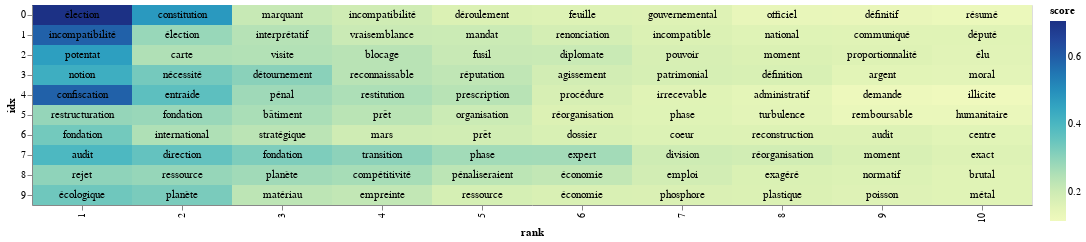

This figure's notebook cell:
### Code cell
# adding a little randomness to break ties in term ranking
top_tfidf_plusRand = top_10_tfidf.query('idx > -1 & idx < 10 & score > 0')
#top_tfidf_plusRand = top_10_tfidf.copy()
top_tfidf_plusRand['score'] = top_tfidf_plusRand['score'] + np.random.rand(top_tfidf_plusRand.shape[0])*0.0001

# base for all visualizations, with rank calculation
base = alt.Chart(top_tfidf_plusRand).encode(
    x = 'rank:O',
    y = 'idx:N'
).transform_window(
    rank = "rank()",
    sort = [alt.SortField("score", order="descending")],
    groupby = ["idx"],
)

# heatmap specification
heatmap = base.mark_rect().encode(
    color = 'score:Q'
)

# text labels, white for darker heatmap colors
text = base.mark_text(baseline='middle').encode(
    text = 'term:N',
    color = alt.condition(alt.datum.tfidf >= 0.23, alt.value('white'), alt.value('black'))
)

# display the three superimposed visualizations
(heatmap + text).properties(width = 1000)

### Figure 1 — Vega-Lite specification as saved in the notebook (floating-point values rounded to 4 significant figures)
{"config": {"view": {"continuousWidth": 300, "continuousHeight": 300}}, "layer": [{"mark": {"type": "rect"}, "encoding": {"color": {"field": "score", "type": "quantitative"}, "x": {"field": "rank", "type": "ordinal"}, "y": {"field": "idx", "type": "nominal"}}, "transform": [{"window": [{"op": "rank", "field": "", "as": "rank"}], "groupby": ["idx"], "sort": [{"field": "score", "order": "descending"}]}]}, {"mark": {"type": "text", "baseline": "middle"}, "encoding": {"color": {"condition": {"test": "(datum.tfidf >= 0.23)", "value": "white"}, "value": "black"}, "text": {"field": "term", "type": "nominal"}, "x": {"field": "rank", "type": "ordinal"}, "y": {"field": "idx", "type": "nominal"}}, "transform": [{"window": [{"op": "rank", "field": "", "as": "rank"}], "groupby": ["idx"], "sort": [{"field": "score", "order": "descending"}]}]}], "data": {"name": "data-a488fa54eb7f720ab1f288b395f816ea"}, "width": 1000, "$schema": "https://vega.github.io/schema/vega-lite/v5.8.0.json", "datasets": {"data-a488fa54eb7f720ab1f288b395f816ea": [{"idx": 0, "term": "élection", "score": 0.7064}, {"idx": 0, "term": "constitution", "score": 0.4786}, {"idx": 0, "term": "marquant", "score": 0.2119}, {"idx": 0, "term": "incompatibilité", "score": 0.1963}, {"idx": 0, "term": "déroulement", "score": 0.1728}, {"idx": 0, "term": "feuille", "score": 0.1654}, {"idx": 0, "term": "gouvernemental", "score": 0.1644}, {"idx": 0, "term": "officiel", "score": 0.1328}, {"idx": 0, "term": "définitif", "score": 0.1318}, {"idx": 0, "term": "résumé", "score": 0.1238}, {"idx": 1, "term": "incompatibilité", "score": 0.5929}, {"idx": 1, "term": "élection", "score": 0.2846}, {"idx": 1, "term": "interprétatif", "score": 0.2413}, {"idx": 1, "term": "vraisemblance", "score": 0.2051}, {"idx": 1, "term": "mandat", "score": 0.204}, {"idx": 1, "term": "renonciation", "score": 0.1856}, {"idx": 1, "term": "incompatible", "score": 0.1727}, {"idx": 1, "term": "national", "score": 0.1604}, {"idx": 1, "term": "communiqué", "score": 0.1588}, {"idx": 1, "term": "député", "score": 0.1585}, {"idx": 2, "term": "potentat", "score": 0.4663}, {"idx": 2, "term": "carte", "score": 0.2501}, {"idx": 2, "term": "visite", "score": 0.2464}, {"idx": 2, "term": "blocage", "score": 0.2374}, {"idx": 2, "term": "fusil", "score": 0.2097}, {"idx": 2, "term": "diplomate", "score": 0.2077}, {"idx": 2, "term": "pouvoir", "score": 0.1809}, {"idx": 2, "term": "moment", "score": 0.1713}, {"idx": 2, "term": "proportionnalité", "score": 0.1628}, {"idx": 2, "term": "élu", "score": 0.1542}, {"idx": 3, "term": "notion", "score": 0.4253}, {"idx": 3, "term": "nécessité", "score": 0.3339}, {"idx": 3, "term": "détournement", "score": 0.3048}, {"idx": 3, "term": "reconnaissable", "score": 0.2374}, {"idx": 3, "term": "réputation", "score": 0.226}, {"idx": 3, "term": "agissement", "score": 0.1902}, {"idx": 3, "term": "patrimonial", "score": 0.1826}, {"idx": 3, "term": "définition", "score": 0.1785}, {"idx": 3, "term": "argent", "score": 0.1527}, {"idx": 3, "term": "moral", "score": 0.1478}, {"idx": 4, "term": "confiscation", "score": 0.592}, {"idx": 4, "term": "entraide", "score": 0.3699}, {"idx": 4, "term": "pénal", "score": 0.2754}, {"idx": 4, "term": "restitution", "score": 0.2541}, {"idx": 4, "term": "prescription", "score": 0.2388}, {"idx": 4, "term": "procédure", "score": 0.18}, {"idx": 4, "term": "irrecevable", "score": 0.157}, {"idx": 4, "term": "administratif", "score": 0.1459}, {"idx": 4, "term": "demande", "score": 0.1188}, {"idx": 4, "term": "illicite", "score": 0.1129}, {"idx": 5, "term": "restructuration", "score": 0.2902}, {"idx": 5, "term": "fondation", "score": 0.2844}, {"idx": 5, "term": "bâtiment", "score": 0.2585}, {"idx": 5, "term": "prêt", "score": 0.2353}, {"idx": 5, "term": "organisation", "score": 0.2043}, {"idx": 5, "term": "réorganisation", "score": 0.1705}, {"idx": 5, "term": "phase", "score": 0.1591}, {"idx": 5, "term": "turbulence", "score": 0.1488}, {"idx": 5, "term": "remboursable", "score": 0.1273}, {"idx": 5, "term": "humanitaire", "score": 0.1268}, {"idx": 6, "term": "fondation", "score": 0.3371}, {"idx": 6, "term": "international", "score": 0.2515}, {"idx": 6, "term": "stratégique", "score": 0.2348}, {"idx": 6, "term": "mars", "score": 0.1956}, {"idx": 6, "term": "prêt", "score": 0.1912}, {"idx": 6, "term": "dossier", "score": 0.1787}, {"idx": 6, "term": "coeur", "score": 0.1681}, {"idx": 6, "term": "reconstruction", "score": 0.167}, {"idx": 6, "term": "audit", "score": 0.166}, {"idx": 6, "term": "centre", "score": 0.1537}, {"idx": 7, "term": "audit", "score": 0.3962}, {"idx": 7, "term": "direction", "score": 0.3593}, {"idx": 7, "term": "fondation", "score": 0.3218}, {"idx": 7, "term": "transition", "score": 0.3011}, {"idx": 7, "term": "phase", "score": 0.2702}, {"idx": 7, "term": "expert", "score": 0.2694}, {"idx": 7, "term": "division", "score": 0.1971}, {"idx": 7, "term": "réorganisation", "score": 0.193}, {"idx": 7, "term": "moment", "score": 0.1774}, {"idx": 7, "term": "exact", "score": 0.1667}, {"idx": 8, "term": "rejet", "score": 0.2973}, {"idx": 8, "term": "ressource", "score": 0.2875}, {"idx": 8, "term": "planète", "score": 0.2717}, {"idx": 8, "term": "compétitivité", "score": 0.2628}, {"idx": 8, "term": "pénaliseraient", "score": 0.2328}, {"idx": 8, "term": "économie", "score": 0.2213}, {"idx": 8, "term": "emploi", "score": 0.191}, {"idx": 8, "term": "exagéré", "score": 0.1735}, {"idx": 8, "term": "normatif", "score": 0.1682}, {"idx": 8, "term": "brutal", "score": 0.1587}, {"idx": 9, "term": "écologique", "score": 0.3425}, {"idx": 9, "term": "planète", "score": 0.3262}, {"idx": 9, "term": "matériau", "score": 0.2317}, {"idx": 9, "term": "empreinte", "score": 0.2221}, {"idx": 9, "term": "ressource", "score": 0.1841}, {"idx": 9, "term": "économie", "score": 0.1771}, {"idx": 9, "term": "phosphore", "score": 0.1752}, {"idx": 9, "term": "plastique", "score": 0.1723}, {"idx": 9, "term": "poisson", "score": 0.162}, {"idx": 9, "term": "métal", "score": 0.1577}]}}
